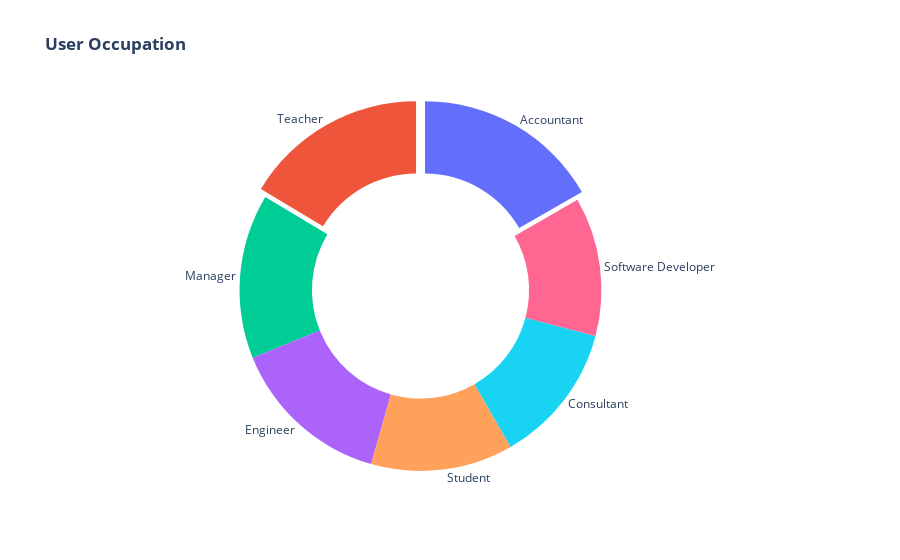

Notebook code for this chart:
### Code cell
df_customer_occupation = df_customer.groupby('occupation')['user_id'].count().reset_index()
df_customer_occupation.columns = 'occupation', 'count'

fig2 = go.Figure()
fig2.add_trace(go.Pie(labels=df_customer_occupation['occupation'],
                      values=df_customer_occupation['count'],
                      hole=0.6,
                      pull=[0.05, 0, 0, 0, 0, 0, 0.05],
                      textposition='outside',
                      textinfo='label',
                      showlegend=False))
fig2.update_layout(title_text='<b>User Occupation</b>')
fig2.show()

### Figure 1 — Plotly figure (JSON) as saved in the notebook; plotly's stock layout.template omitted (floating-point values rounded to 4 significant figures)
{"data": [{"hole": 0.6, "labels": ["Accountant", "Consultant", "Engineer", "Manager", "Software Developer", "Student", "Teacher"], "pull": [0.05, 0, 0, 0, 0, 0, 0.05], "showlegend": false, "textinfo": "label", "textposition": "outside", "type": "pie", "values": [167, 126, 145, 147, 124, 127, 164]}], "layout": {"title": {"text": "<b>User Occupation</b>"}}}
